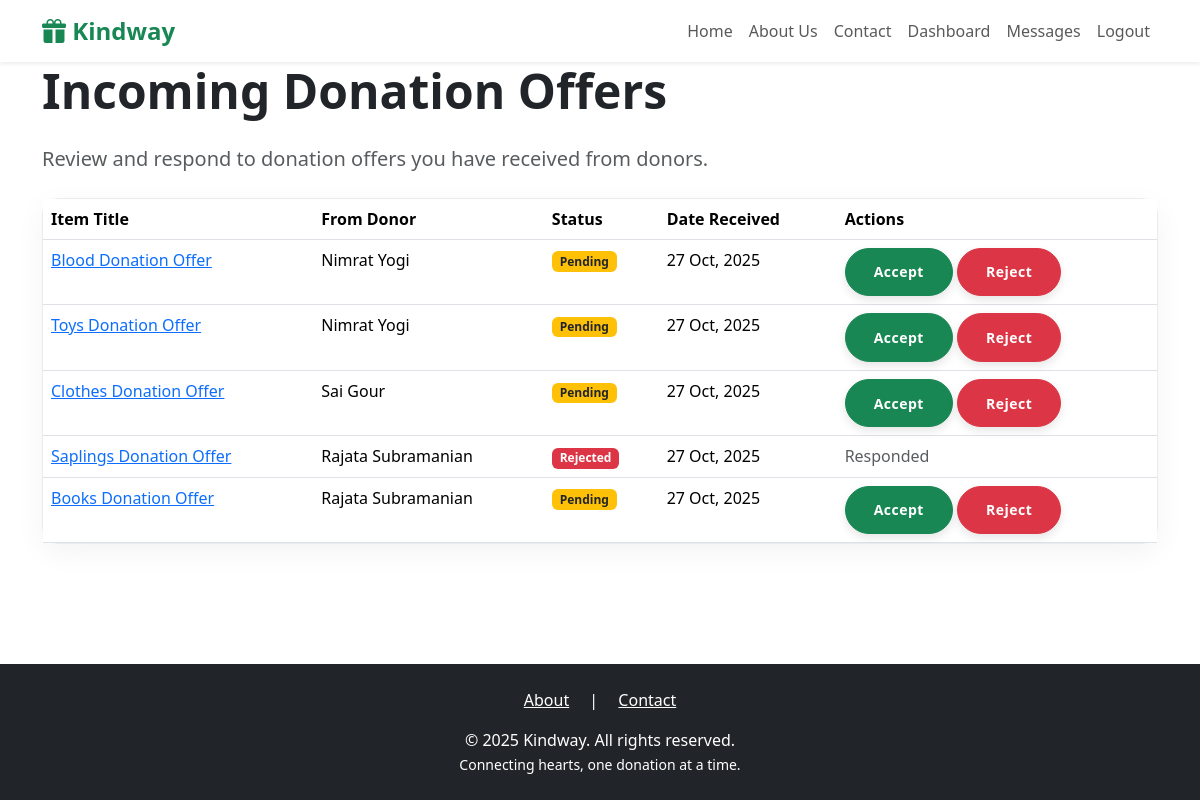
The page /donations/ngo/offers/ (signed in) on the database its author committed.
### donations/models.py (models this page shows, shortened)
class DonationOffer(models.Model):
    STATUS_CHOICES = (
      ('PENDING', 'Pending'),
      ('ACCEPTED', 'Accepted'),
      ('REJECTED', 'Rejected'),
    )
    DELIVERY_CHOICES = (
        ('PICKUP', 'I require pickup'),
        ('DROP_OFF', 'I will drop off the item'),
    )
    title = models.CharField(max_length=200)
    description = models.TextField()
    image = models.ImageField(upload_to='offer_images/', blank=True, null=True)
    category = models.ForeignKey(Category, on_delete=models.SET_NULL, null=True)
    donor = models.ForeignKey(settings.AUTH_USER_MODEL, related_name='sent_offers', on_delete=models.CASCADE)
    ngo = models.ForeignKey(settings.AUTH_USER_MODEL, related_name='received_offers', on_delete=models.CASCADE)
    status = models.CharField(max_length=10, choices=STATUS_CHOICES, default='PENDING')
    delivery_type = models.CharField(max_length=10, choices=DELIVERY_CHOICES)
    created_at = models.DateTimeField(auto_now_add=True)

### users/models.py (models this page shows, shortened)
class CustomUser(AbstractUser):
    USER_TYPE_CHOICES = (
      ('DONOR', 'Donor'),
      ('NGO', 'NGO'),
    )
    user_type = models.CharField(max_length=10, choices=USER_TYPE_CHOICES)

class DonorProfile(models.Model):
    user = models.OneToOneField(settings.AUTH_USER_MODEL, on_delete=models.CASCADE, primary_key=True)
    full_name = models.CharField(max_length=255)
    phone_number = models.CharField(max_length=15, blank=True)
    pincode = models.CharField(max_length=10, blank=True, null=True)
    latitude = models.FloatField(null=True, blank=True)
    longitude = models.FloatField(null=True, blank=True)

### donations/views.py (the view)
# urls.py: path('ngo/offers/', views.ngo_offer_list, name='ngo_offer_list'),
@login_required
def ngo_offer_list(request):
    if not (request.user.user_type == 'NGO' and request.user.ngoprofile.verification_status == 'VERIFIED'):
        messages.error(request, "You do not have permission to view this page.")
        return redirect('dashboard')
    received_offers = DonationOffer.objects.filter(ngo=request.user).order_by('-created_at')
    return render(request, 'donations/ngo_offer_list.html', {'received_offers': received_offers})

### templates/donations/ngo_offer_list.html (shortened to what this page needs)
{% extends 'base.html' %}
{% block content %}
<div class="container">
    <h1 class="display-5 fw-bold mb-4">Incoming Donation Offers</h1>
    <p class="lead text-muted mb-4">Review and respond to donation offers you have received from donors.</p>
    <div class="card content-card">
        <div class="table-responsive">
            <table class="table table-hover mb-0">
                <thead>
                    <tr>
                        <th>Item Title</th>
                        <th>From Donor</th>
                        <th>Status</th>
                        <th>Date Received</th>
                        <th>Actions</th>
                    </tr>
                </thead>
                <tbody>
                    {% for offer in received_offers %}
                    <tr>
                        <td>
                            <a href="{% url 'offer_detail' offer.id %}">{{ offer.title }}</a>
                        </td>
                        <td>{{ offer.donor.donorprofile.full_name }}</td>
                        <td>
                            {% if offer.status == 'PENDING' %}
                                <span class="badge bg-warning text-dark">Pending</span>
                            {% elif offer.status == 'ACCEPTED' %}
                                <span class="badge bg-success">Accepted</span>
                            {% elif offer.status == 'REJECTED' %}
                                 <span class="badge bg-danger">Rejected</span>
                            {% endif %}
                        </td>
                        <td>{{ offer.created_at|date:"d M, Y" }}</td>
                        <td>
                            {% if offer.status == 'PENDING' %}
                                <form action="{% url 'update_offer_status' offer.id 'accept' %}" method="POST" class="d-inline">
                                    <button type="submit" class="btn btn-sm btn-success">Accept</button>
                                </form>
                                <form action="{% url 'update_offer_status' offer.id 'reject' %}" method="POST" class="d-inline">
                                    <button type="submit" class="btn btn-sm btn-danger">Reject</button>
                                </form>
                            {% else %}
                                <span class="text-muted">Responded</span>
                            {% endif %}
                        </td>
                    </tr>
                    {% empty %}
                    <tr>
                        <td colspan="5" class="text-center py-4">You have not received any donation offers yet.</td>
                    </tr>
                    {% endfor %}
                </tbody>
            </table>
        </div>
    </div>
</div>
{% endblock %}

### templates/base.html (style rules this page uses)
:root { --primary-green: #198754; --dark-green: #146c43; --accent-orange: #fd7e14; --light-bg: #f8f9fa; --white: #FFFFFF; --dark-text: #212529; --secondary-text: #6c757d; --font-sans: 'system-ui', -apple-system, 'Segoe UI', 'Roboto', 'Helvetica Neue', Arial, sans-serif; }
body { background-color: var(--white); display: flex; flex-direction: column; min-height: 100vh; font-family: var(--font-sans); }
.content-card { background-color: var(--white); border-radius: 16px; border: 1px solid #e9ecef; box-shadow: 0 8px 30px rgba(0,0,0,0.05); transition: all 0.3s ease; }
.btn { border-radius: 50px; font-weight: 600; padding: 0.8rem 1.75rem; transition: all 0.3s ease; letter-spacing: 0.5px; box-shadow: 0 4px 10px rgba(0,0,0,0.1); }

### rows shown on the page
DonationOffer: title "Blood Donation Offer", donor.donorprofile.full_name "Nimrat Yogi", status "Pending", created_at "27 Oct, 2025"
DonationOffer: title "Toys Donation Offer", donor.donorprofile.full_name "Nimrat Yogi", status "Pending", created_at "27 Oct, 2025"
DonationOffer: title "Clothes Donation Offer", donor.donorprofile.full_name "Sai Gour", status "Pending", created_at "27 Oct, 2025"
DonationOffer: title "Saplings Donation Offer", donor.donorprofile.full_name "Rajata Subramanian", status "Rejected", created_at "27 Oct, 2025"
DonationOffer: title "Books Donation Offer", donor.donorprofile.full_name "Rajata Subramanian", status "Pending", created_at "27 Oct, 2025"
